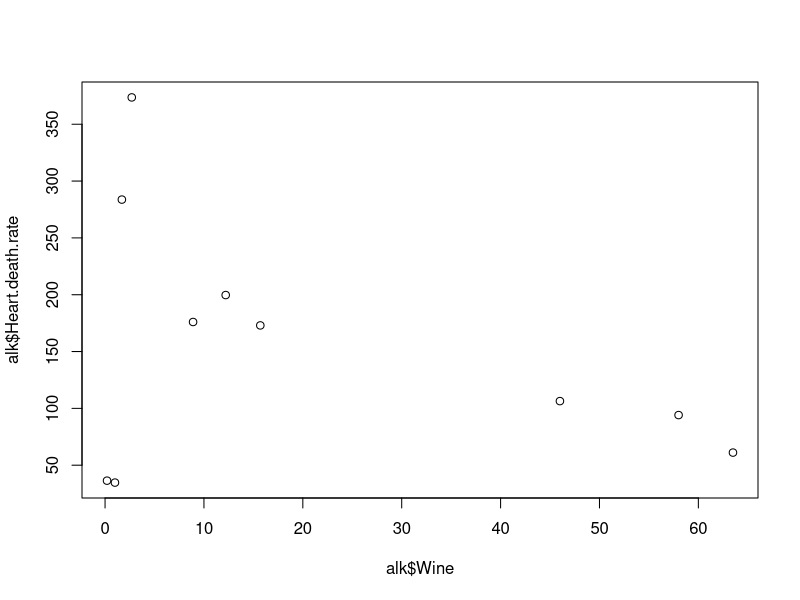
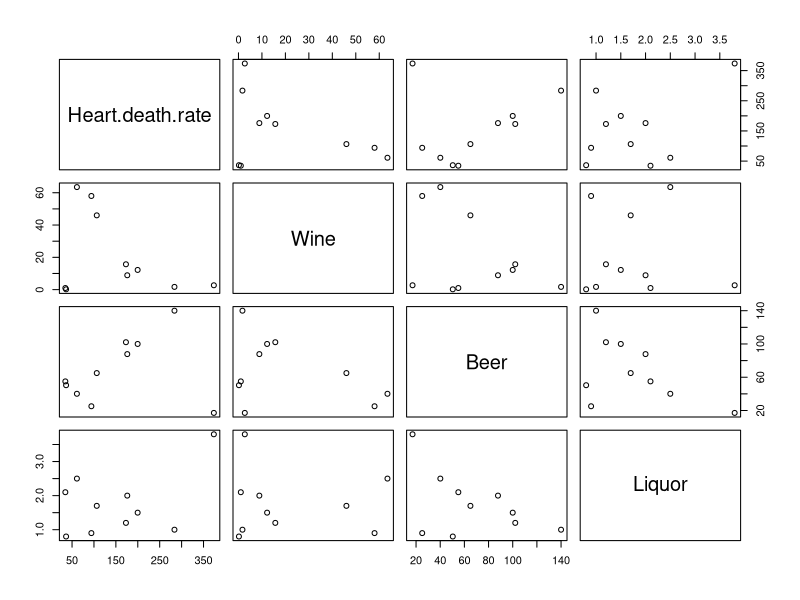

Reproduce these figures in R, in order.
#####
# Definieren Sie Ihr Arbeitsverzeichnis als aktuelle Working Directory
# (entweder über das Files-Menü (rechts unten) oder mittels Kommando setwd(...) )
#####

setwd("~/Desktop/R-Dateien zur Vorlesung-20230109")

#####
# Laden Sie den Datensatz Alkoholkonsum.csv mittels read.csv2("Alkoholkonsum.csv")
# und speichern Sie ihn unter dem Namen alk
#####

# Anstatt von <- kann auch = verwendet werden
alk <- read.csv2("files/Alkoholkonsum.csv")
head(alk)

#####
# Verschaffen Sie sich über die summary()-Funktion einen Überblick über den Datensatz
#####

summary(alk)

####
# Geben Sie über die dim()-Funktion die Anzahl der Zeilen / Spalten aus
####

dim(alk)

# Andere Möglichkeiten für Informationen zum Datensatz:
nrow(alk)
ncol(alk)
str(alk)

####
# Erstellen Sie mit der plot()-Funktion ein Streudiagramm für die beiden Variablen
# Wine und Heart Death Rate
####

# Durch attach muss nicht mehr immer alk angegeben werden
attach(alk)
plot(alk$Wine, alk$Heart.death.rate)

####
# Erstellen Sie mit der pairs()-Funktion eine Matrix aller Streudiagramme
# Hinweis: Nicht-numerische Variable Country auslassen
####

# Plottet alle Möglichkeiten, deshalb nur die Range der Spalten angeben (hier der gesamte Datensatz -1, da Country rausgelassen werden soll
# Eckige Klammern auf einzelne Datensätze mit [Zeilen, Spalte] hinzufügen
pairs(alk[,-1])

# Alternativ Spalten einzeln angeben:
#pairs(~alk$Heart.death.rate + alk$Liquor + alk$Wine + alk$Beer, data = alk)